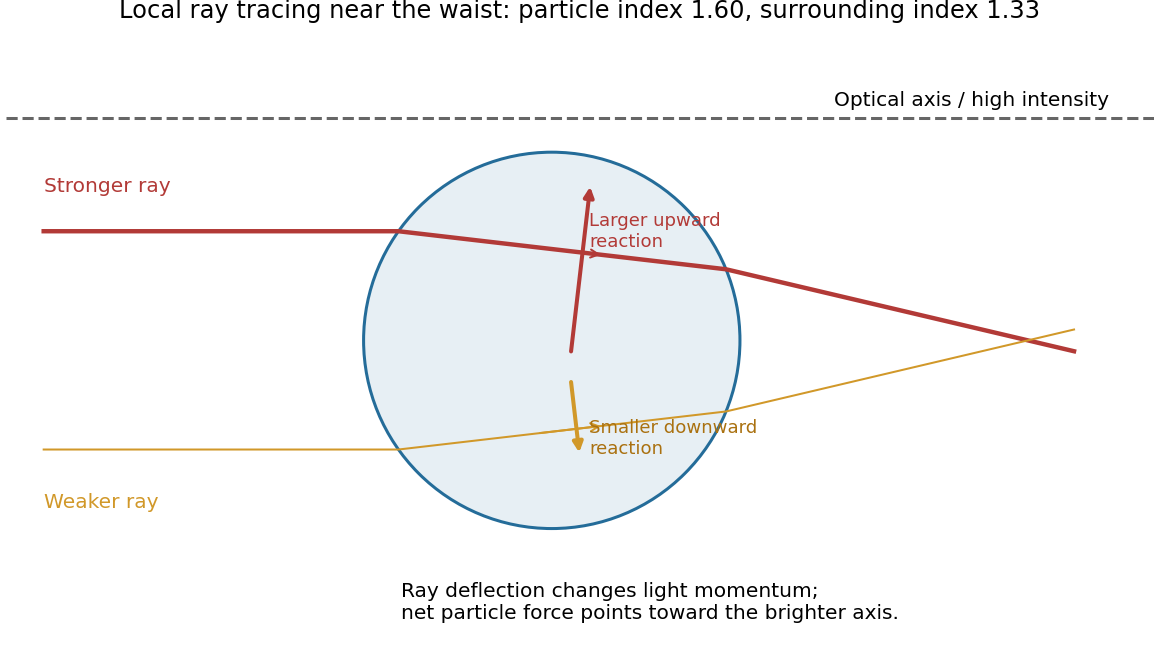

Reproduce this figure in Python.
"""Original explanatory diagram; Python 3.14, NumPy 2.3.5, Matplotlib 3.10.7."""
from pathlib import Path
import os
import numpy as np
os.environ.setdefault("MPLCONFIGDIR", "/tmp/cambridge-nano2-matplotlib")
import matplotlib
matplotlib.use("Agg")
import matplotlib.pyplot as plt
from matplotlib.patches import Circle, Rectangle, RegularPolygon, FancyArrowPatch, Wedge
plt.rcParams.update({"font.size": 10, "figure.facecolor": "white", "savefig.facecolor": "white"})

fig,ax=plt.subplots(figsize=(8,4.5),layout="constrained");ax.add_patch(Circle((0,0),1,fc="#e7eff4",ec="#246c99",lw=1.5))
ax.axhline(1.18,color=".4",ls="--");ax.text(1.5,1.25,"Optical axis / high intensity")
def refract(d,n,eta):
    c=-np.dot(n,d);return eta*d+(eta*c-np.sqrt(1-eta*eta*(1-c*c)))*n
for b,power,col in [(.58,2.2,"#b23a37"),(-.58,1.,"#d19829")]:
    entry=np.array([-np.sqrt(1-b*b),b]);di=np.array([1.,0.])
    inside=refract(di,entry,1.33/1.6)
    exit=entry-2*np.dot(entry,inside)*inside
    dout=refract(inside,-exit,1.6/1.33)
    end=exit+1.9*dout
    ax.plot([-2.7,entry[0],exit[0],end[0]],[b,entry[1],exit[1],end[1]],color=col,lw=power)
    ax.annotate("",entry+(exit-entry)*.63,entry+(exit-entry)*.42,arrowprops=dict(arrowstyle="->",color=col))
    dp=di-dout
    dp=dp/np.linalg.norm(dp)*(.42*power)
    start=np.array([.1,-.08 if b>0 else -.2]);ax.annotate("",start+dp,start,arrowprops=dict(arrowstyle="-|>",color=col,lw=2))
ax.text(-2.7,.79,"Stronger ray",color="#b23a37");ax.text(-2.7,-.89,"Weaker ray",color="#d19829")
ax.text(.2,.5,"Larger upward\nreaction",color="#b23a37",fontsize=9)
ax.text(.2,-.6,"Smaller downward\nreaction",color="#aa7110",fontsize=9)
ax.text(-.8,-1.48,"Ray deflection changes light momentum;\nnet particle force points toward the brighter axis.")
ax.set(aspect="equal",xlim=(-2.9,3.2),ylim=(-1.6,1.65));ax.axis("off")
ax.set_title("Local ray tracing near the waist: particle index 1.60, surrounding index 1.33")
fig.savefig(Path(__file__).with_suffix(".png").name,dpi=145)
